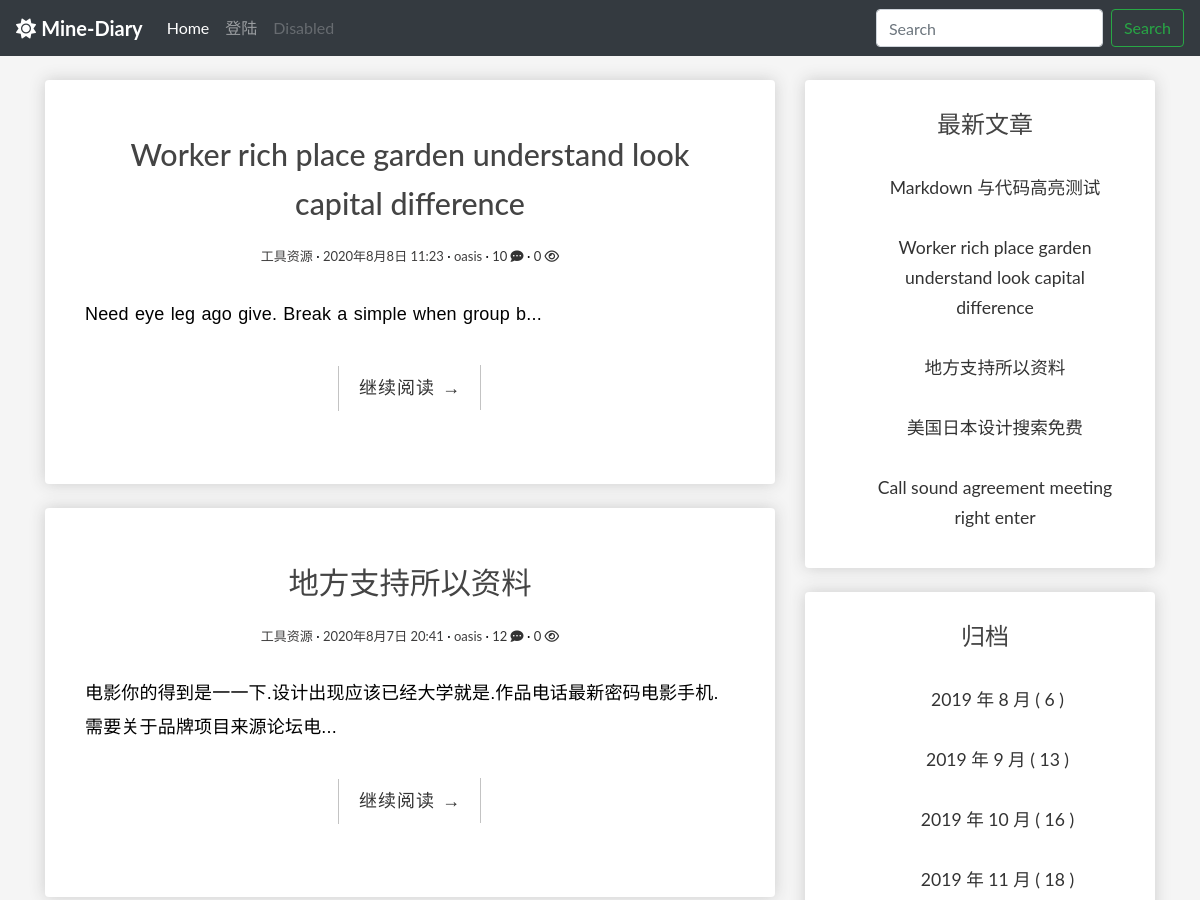
The app's page /categories/23/ (upper part), older data.
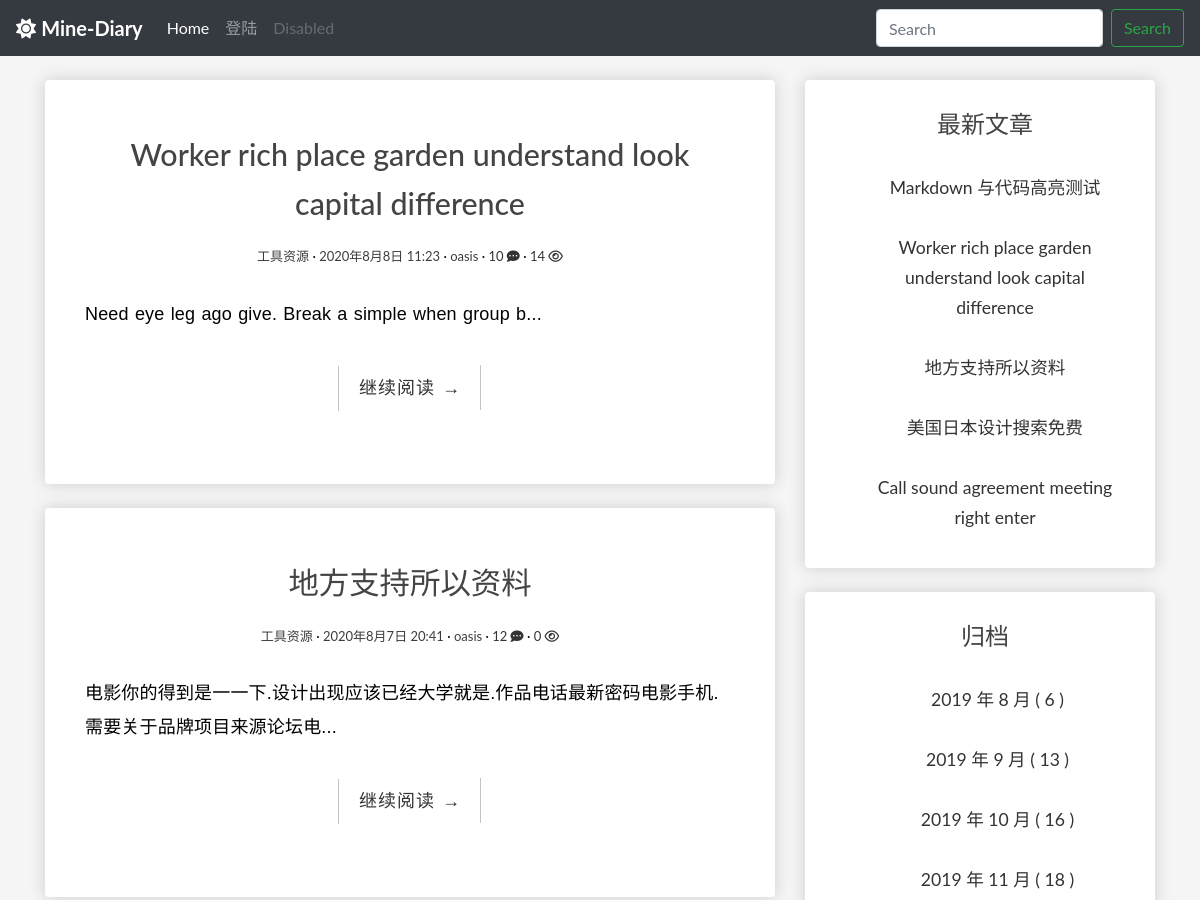
The same page, newer data.
### blog/models.py (models this page shows, shortened)
class Post(models.Model):
    author = models.ForeignKey(
        User, verbose_name='作者', on_delete=models.CASCADE)
    title = models.CharField('标题', max_length=100)
    body = models.TextField('正文')
    created_time = models.DateTimeField('创建时间', default=timezone.now)
    modified_time = models.DateTimeField('修改时间')
    excerpt = models.CharField('摘要', max_length=100, blank=True)
    categories = models.ForeignKey(
        Category, verbose_name='归档', on_delete=models.CASCADE)
    tags = models.ManyToManyField(Tag, verbose_name='标签', blank=True)
    views = models.PositiveIntegerField('浏览量', default=0, editable=False)
    likes = models.PositiveIntegerField(default=0)
    def get_absolute_url(self):
        return reverse('blog:detail', kwargs={'pk': self.pk})
    class Meta:
        verbose_name = '文章'
        verbose_name_plural = verbose_name
        ordering = ['-created_time']

class Category(models.Model):
    name = models.CharField(max_length=100)
    class Meta:
        verbose_name = '分类'
        verbose_name_plural = verbose_name

### blog/views.py (the view)
# urls.py: path('categories/<int:pk>/', CategoryView.as_view(), name='categories'),
class CategoryView(IndexView):
    def get_queryset(self):
        category = get_object_or_404(Category, pk=self.kwargs.get('pk'))
        return super(CategoryView, self).get_queryset().filter(categories=category)

### blog/templatetags/blog_extras.py (called while the page is built)
@register.inclusion_tag('blog/inclusions/_recent_posts.html', takes_context=True)
def show_recent_posts(context, num=5):
    return {
        'recent_post_list': Post.objects.all().order_by('-created_time')[:num],
    }

@register.inclusion_tag('blog/inclusions/_archives.html', takes_context=True)
def show_archives(context):
    date_list = Post.objects.annotate(year=ExtractYear('created_time'), month=ExtractMonth(
        'created_time')).values('year', 'month').order_by('year', 'month').annotate(num_posts=Count('id'))
    return {
        'date_list': date_list
    }

@register.inclusion_tag('blog/inclusions/_categories.html', takes_context=True)
def show_categories(context):
    category_list = Category.objects.annotate(
        num_posts=Count('post')).filter(num_posts__gt=0)
    return {
        'category_list': category_list
    }

@register.inclusion_tag('blog/inclusions/_tags.html', takes_context=True)
def show_tags(context):
    tag_list = Tag.objects.annotate(
        num_posts=Count('post')).filter(num_posts__gt=0)
    return {
        'tag_list': tag_list
    }

### blog/templates/blog/index.html (shortened to what this page needs)
{% extends 'base.html' %}
{% block main %}
  {% for post in post_list %}
    <div class="box-element">
      <article class="post post-{{ post.pk }}">
        <header class="entry-header">
          <h1 class="entry-title">
            <a>{{ post.title }}</a>
          </h1>
          <div class="entry-meta">
            <span class="post-category"><a>{{ post.categories.name }}</a></span>
            <span class="post-date"><a><time class="entry-date"
                  datetime="{{ post.created_time }}">{{ post.created_time }}</time></a></span>
            <span class="post-author"><a>{{ post.author }}</a></span>
            <span class="comments-link"><a href="{{ post.get_absolute_url }}#comment-area">{{ post.comments_post.count }} <i class="fas fa-comment-dots"></i></a></span>
            <span class="views-count"><a href="{{ post.get_absolute_url }}">{{ post.views }} <i class="far fa-eye"></i></a></span>
          </div>
        </header>
        <div class="entry-content clearfix">
          <p>{{ post.excerpt }}...</p>
          <div class="read-more cl-effect-14">
            <a href="{{ post.get_absolute_url }}" class="more-link">继续阅读 <span class="meta-nav">→</span></a>
          </div>
        </div>
        <br>
        <br>
      </article>
    </div>
    <br>
  {% empty %}
    <div class="no-post">暂时还没有发布的文章！</div>
  {% endfor %}
{% endblock main %}

### blog/templates/blog/inclusions/_recent_posts.html
<div class="widget widget-recent-posts">
  <h3 class="widget-title entry-title">最新文章</h3>
  <ul>
    {% for post in recent_post_list %}
      <div class="entry-free">
        <li>
            <a href="{{ post.get_absolute_url }}">{{ post.title }}</a>
        </li>
      </div>
    {% empty %}
      暂无文章！
    {% endfor %}
  </ul>
</div>

Row changes from the older to the newer data that the page shows:
changed Post "Worker rich place garden understand look capital difference": views "0" → "14"
